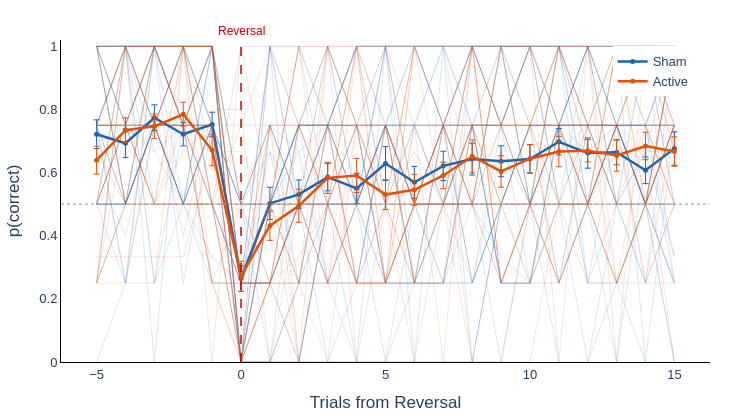
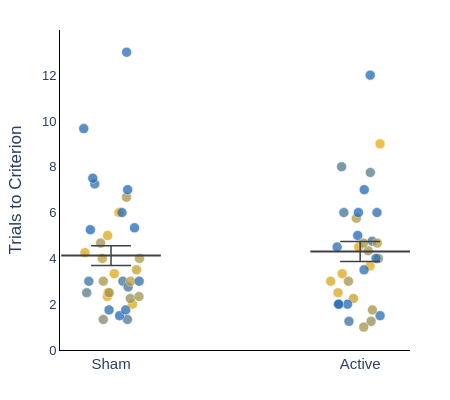

The code cell stored with these charts, in order, in its notebook:
### Markdown cell above
---
## 5. Reversal Learning Analysis

### Code cell
# Reversal-locked accuracy and trials to criterion
rev_results = run_reversal_analysis(data, data_clean, conditions=['sham', 'active'])

### Figure 1 — Plotly figure (JSON) as saved in the notebook; plotly's stock layout.template omitted (floating-point values rounded to 4 significant figures)
{"data": [{"hoverinfo": "text+y", "line": {"color": "#1565C0", "width": 0.8}, "mode": "lines", "opacity": 0.2, "showlegend": false, "text": "sub-10369 (sham)", "type": "scatter", "x": [-5, -4, -3, -2, -1, 0, 1, 2, 3, 4, 5, 6, 7, 8, 9, 10, 11, 12, 13, 14, 15], "y": [0.5, 0.5, 0.75, 0.5, 1, 0.25, 1, 0.5, 0.5, 0.5, 0.5, 0.5, 0.75, 0.5, 0.3333, 0.25, 0.25, 0.5, 0, 0.6667, 0.3333]}, {"hoverinfo": "text+y", "line": {"color": "#1565C0", "width": 0.8}, "mode": "lines", "opacity": 0.2, "showlegend": false, "text": "sub-10418 (sham)", "type": "scatter", "x": [-5, -4, -3, -2, -1, 0, 1, 2, 3, 4, 5, 6, 7, 8, 9, 10, 11, 12, 13, 14, 15], "y": [0.5, 0.5, 0.75, 0.75, 0.25, 0.25, 0.25, 0.5, 0.5, 0.25, 0.75, 0.5, 0.75, 1, 0.75, 0.5, 0.75, 0.75, 0.5, 0.25, 0.5]}, {"hoverinfo": "text+y", "line": {"color": "#1565C0", "width": 0.8}, "mode": "lines", "opacity": 0.2, "showlegend": false, "text": "sub-10541 (sham)", "type": "scatter", "x": [-5, -4, -3, -2, -1, 0, 1, 2, 3, 4, 5, 6, 7, 8, 9, 10, 11, 12, 13, 14, 15], "y": [0.5, 0.75, 0.6667, 0.75, 1, 0, 0.75, 0.6667, 0.75, 1, 0.5, 0.75, 0.5, 0.5, 0.25, 0.25, 0.6667, 0.75, 0.5, 0.6667, 1]}, {"hoverinfo": "text+y", "line": {"color": "#1565C0", "width": 0.8}, "mode": "lines", "opacity": 0.2, "showlegend": false, "text": "sub-10559 (sham)", "type": "scatter", "x": [-5, -4, -3, -2, -1, 0, 1, 2, 3, 4, 5, 6, 7, 8, 9, 10, 11, 12, 13, 14, 15], "y": [0.75, 0.75, 1, 0.75, 0.75, 0, 0.25, 0.25, 0.25, 0.5, 0.75, 0.75, 0.5, 0.5, 0.5, 0.75, 0.75, 0.25, 0.5, 0.5, 1]}, {"hoverinfo": "text+y", "line": {"color": "#1565C0", "width": 0.8}, "mode": "lines", "opacity": 0.2, "showlegend": false, "text": "sub-10589 (sham)", "type": "scatter", "x": [-5, -4, -3, -2, -1, 0, 1, 2, 3, 4, 5, 6, 7, 8, 9, 10, 11, 12, 13, 14, 15], "y": [0.75, 1, 0.75, 1, 1, 0, 0.5, 0.75, 0.75, 1, 1, 1, 1, 0.75, 0.75, 0.5, 0.75, 1, 1, 0.75, 0.75]}, {"hoverinfo": "text+y", "line": {"color": "#1565C0", "width": 0.8}, "mode": "lines", "opacity": 0.2, "showlegend": false, "text": "sub-10590 (sham)", "type": "scatter", "x": [-5, -4, -3, -2, -1, 0, 1, 2, 3, 4, 5, 6, 7, 8, 9, 10, 11, 12, 13, 14, 15], "y": [1, 0.5, 0.75, 0.75, 1, 0.5, 0.5, 0.75, 0.5, 0.5, 0.25, 0.25, 0.25, 0.75, 0.25, 0.25, 0.75, 0.75, 0.75, 0.5, 0.25]}, {"hoverinfo": "text+y", "line": {"color": "#1565C0", "width": 0.8}, "mode": "lines", "opacity": 0.2, "showlegend": false, "text": "sub-10606 (sham)", "type": "scatter", "x": [-5, -4, -3, -2, -1, 0, 1, 2, 3, 4, 5, 6, 7, 8, 9, 10, 11, 12, 13, 14, 15], "y": [1, 1, 0, 1, 0.5, 1, 1, 0, 0.5, 0, 1, 0, 1, 0, 0.5, 0.5, 0, 0, 0.5, 1, 0.5]}, {"hoverinfo": "text+y", "line": {"color": "#1565C0", "width": 0.8}, "mode": "lines", "opacity": 0.2, "showlegend": false, "text": "sub-10608 (sham)", "type": "scatter", "x": [-5, -4, -3, -2, -1, 0, 1, 2, 3, 4, 5, 6, 7, 8, 9, 10, 11, 12, 13, 14, 15], "y": [1, 0.75, 1, 0.75, 0.5, 0.25, 0.5, 0.75, 0.75, 0.5, 0.5, 0.75, 1, 0.75, 0.25, 0.25, 0.75, 1, 0.75, 0.75, 0.3333]}, {"hoverinfo": "text+y", "line": {"color": "#1565C0", "width": 0.8}, "mode": "lines", "opacity": 0.2, "showlegend": false, "text": "sub-10636 (sham)", "type": "scatter", "x": [-5, -4, -3, -2, -1, 0, 1, 2, 3, 4, 5, 6, 7, 8, 9, 10, 11, 12, 13, 14, 15], "y": [1, 0.75, 1, 0.75, 0.75, 0, 0.5, 0.75, 0.75, 0.75, 0.75, 0.75, 0.75, 1, 1, 1, 1, 1, 0.75, 0.75, 1]}, {"hoverinfo": "text+y", "line": {"color": "#1565C0", "width": 0.8}, "mode": "lines", "opacity": 0.2, "showlegend": false, "text": "sub-10638 (sham)", "type": "scatter", "x": [-5, -4, -3, -2, -1, 0, 1, 2, 3, 4, 5, 6, 7, 8, 9, 10, 11, 12, 13, 14, 15], "y": [0.5, 1, 0.25, 0.5, 0.75, 0.5, 0, 0.75, 1, 0.5, 0.75, 0.5, 0.5, 0.75, 0.25, 0.25, 0.5, 0, 0.25, 0.5, 0.25]}, {"hoverinfo": "text+y", "line": {"color": "#1565C0", "width": 0.8}, "mode": "lines", "opacity": 0.2, "showlegend": false, "text": "sub-10641 (sham)", "type": "scatter", "x": [-5, -4, -3, -2, -1, 0, 1, 2, 3, 4, 5, 6, 7, 8, 9, 10, 11, 12, 13, 14, 15], "y": [0.5, 0.5, 1, 0.75, 0.75, 0, 0.5, 0.75, 0.75, 0.75, 0.75, 0.25, 0.75, 0.75, 0.75, 1, 0.5, 0.5, 0.75, 0.5, 1]}, {"hoverinfo": "text+y", "line": {"color": "#1565C0", "width": 0.8}, "mode": "lines", "opacity": 0.2, "showlegend": false, "text": "sub-10649 (sham)", "type": "scatter", "x": [-5, -4, -3, -2, -1, 0, 1, 2, 3, 4, 5, 6, 7, 8, 9, 10, 11, 12, 13, 14, 15], "y": [0, 0.25, 0.25, 0.75, 0.75, 0.25, 0.5, 0.25, 0.75, 0.5, 1, 1, 1, 1, 1, 0.75, 0.75, 0.75, 0.75, 0.75, 0.75]}, {"hoverinfo": "text+y", "line": {"color": "#1565C0", "width": 0.8}, "mode": "lines", "opacity": 0.2, "showlegend": false, "text": "sub-10656 (sham)", "type": "scatter", "x": [-5, -4, -3, -2, -1, 0, 1, 2, 3, 4, 5, 6, 7, 8, 9, 10, 11, 12, 13, 14, 15], "y": [0.75, 0.25, 1, 1, 0.5, 0, 1, 0.75, 1, 0.75, 0.75, 1, 0.75, 0.75, 1, 0.5, 0.5, 0.5, 0.75, 0.75, 0.75]}, {"hoverinfo": "text+y", "line": {"color": "#1565C0", "width": 0.8}, "mode": "lines", "opacity": 0.2, "showlegend": false, "text": "sub-10661 (sham)", "type": "scatter", "x": [-5, -4, -3, -2, -1, 0, 1, 2, 3, 4, 5, 6, 7, 8, 9, 10, 11, 12, 13, 14, 15], "y": [0.75, 0.5, 0.75, 1, 0.75, 0.5, 0.75, 0.5, 0.75, 1, 1, 0.5, 0.75, 0.75, 0.75, 0.75, 0.75, 1, 0.75, 0.5, 0.75]}, {"hoverinfo": "text+y", "line": {"color": "#1565C0", "width": 0.8}, "mode": "lines", "opacity": 0.2, "showlegend": false, "text": "sub-10716 (sham)", "type": "scatter", "x": [-5, -4, -3, -2, -1, 0, 1, 2, 3, 4, 5, 6, 7, 8, 9, 10, 11, 12, 13, 14, 15], "y": [1, 1, 0.75, 0.5, 0.75, 0.25, 0.25, 0.5, 0, 0.25, 0.25, 0.25, 0.5, 0.25, 0.5, 0.75, 0.75, 0.75, 0.5, 0.5, 0.25]}, {"hoverinfo": "text+y", "line": {"color": "#1565C0", "width": 0.8}, "mode": "lines", "opacity": 0.2, "showlegend": false, "text": "sub-10804 (sham)", "type": "scatter", "x": [-5, -4, -3, -2, -1, 0, 1, 2, 3, 4, 5, 6, 7, 8, 9, 10, 11, 12, 13, 14, 15], "y": [0.75, 1, 0.6667, 0.5, 0.75, 0.5, 0.5, 0.6667, 0.25, 0.25, 0.75, 0.5, 0.5, 1, 1, 1, 0.5, 1, 0.5, 0.25, 1]}, {"hoverinfo": "text+y", "line": {"color": "#1565C0", "width": 0.8}, "mode": "lines", "opacity": 0.2, "showlegend": false, "text": "sub-10809 (sham)", "type": "scatter", "x": [-5, -4, -3, -2, -1, 0, 1, 2, 3, 4, 5, 6, 7, 8, 9, 10, 11, 12, 13, 14, 15], "y": [0.5, 0.75, 0.75, 0.5, 0.3333, 0.25, 0.6667, 0.5, 1, 0.5, 1, 0.25, 0.75, 0.25, 0.6667, 0.5, 0.75, 0.75, 0.75, 0.5, 1]}, {"hoverinfo": "text+y", "line": {"color": "#1565C0", "width": 0.8}, "mode": "lines", "opacity": 0.2, "showlegend": false, "text": "sub-10810 (sham)", "type": "scatter", "x": [-5, -4, -3, -2, -1, 0, 1, 2, 3, 4, 5, 6, 7, 8, 9, 10, 11, 12, 13, 14, 15], "y": [1, 1, 1, 1, 1, 0.25, 0.25, 0, 0.5, 0.5, 0.75, 0.75, 0.75, 1, 1, 1, 1, 0.5, 0.75, 1, 1]}, {"hoverinfo": "text+y", "line": {"color": "#1565C0", "width": 0.8}, "mode": "lines", "opacity": 0.2, "showlegend": false, "text": "sub-10862 (sham)", "type": "scatter", "x": [-5, -4, -3, -2, -1, 0, 1, 2, 3, 4, 5, 6, 7, 8, 9, 10, 11, 12, 13, 14, 15], "y": [1, 1, 1, 0.5, 0.75, 0.5, 0.75, 0.5, 0.5, 0.5, 0.75, 1, 0.75, 0.5, 1, 0.5, 0.75, 0.75, 0.75, 0.5, 0.75]}, {"hoverinfo": "text+y", "line": {"color": "#1565C0", "width": 0.8}, "mode": "lines", "opacity": 0.2, "showlegend": false, "text": "sub-10866 (sham)", "type": "scatter", "x": [-5, -4, -3, -2, -1, 0, 1, 2, 3, 4, 5, 6, 7, 8, 9, 10, 11, 12, 13, 14, 15], "y": [0.5, 0.5, 0.75, 0.5, 1, 0.5, 0.25, 0.5, 0.25, 0, 0, 0.25, 0.25, 0.25, 0.5, 0.5, 0.5, 0.75, 0.75, 0.5, 0]}, {"hoverinfo": "text+y", "line": {"color": "#1565C0", "width": 0.8}, "mode": "lines", "opacity": 0.2, "showlegend": false, "text": "sub-10886 (sham)", "type": "scatter", "x": [-5, -4, -3, -2, -1, 0, 1, 2, 3, 4, 5, 6, 7, 8, 9, 10, 11, 12, 13, 14, 15], "y": [1, 0.5, 0.75, 0.75, 1, 0, 0, 0.25, 0.5, 0.75, 0.25, 0.25, 0.25, 1, 0.75, 1, 0.75, 0.25, 0.75, 0.5, 0.5]}, {"hoverinfo": "text+y", "line": {"color": "#1565C0", "width": 0.8}, "mode": "lines", "opacity": 0.2, "showlegend": false, "text": "sub-10898 (sham)", "type": "scatter", "x": [-5, -4, -3, -2, -1, 0, 1, 2, 3, 4, 5, 6, 7, 8, 9, 10, 11, 12, 13, 14, 15], "y": [1, 1, 1, 1, 1, 0, 0, 0, 0.5, 0.5, 1, 1, 1, 1, 1, 1, 1, 0.5, 1, 0, 0]}, {"hoverinfo": "text+y", "line": {"color": "#1565C0", "width": 0.8}, "mode": "lines", "opacity": 0.2, "showlegend": false, "text": "sub-10950 (sham)", "type": "scatter", "x": [-5, -4, -3, -2, -1, 0, 1, 2, 3, 4, 5, 6, 7, 8, 9, 10, 11, 12, 13, 14, 15], "y": [0.25, 1, 1, 1, 1, 0.25, 0.25, 0.75, 0.75, 0.75, 0.75, 0.75, 1, 1, 0.75, 1, 1, 1, 1, 1, 1]}, {"hoverinfo": "text+y", "line": {"color": "#1565C0", "width": 0.8}, "mode": "lines", "opacity": 0.2, "showlegend": false, "text": "sub-10951 (sham)", "type": "scatter", "x": [-5, -4, -3, -2, -1, 0, 1, 2, 3, 4, 5, 6, 7, 8, 9, 10, 11, 12, 13, 14, 15], "y": [0.5, 0.5, 0.5, 0.5, 0.75, 0.75, 0.75, 0.5, 0.75, 0.5, 0, 0.5, 0.25, 0.75, 0.25, 0.5, 1, 0.25, 0.25, 0.5, 0.75]}, {"hoverinfo": "text+y", "line": {"color": "#1565C0", "width": 0.8}, "mode": "lines", "opacity": 0.2, "showlegend": false, "text": "sub-10998 (sham)", "type": "scatter", "x": [-5, -4, -3, -2, -1, 0, 1, 2, 3, 4, 5, 6, 7, 8, 9, 10, 11, 12, 13, 14, 15], "y": [0.25, 0.5, 1, 1, 0.75, 0.5, 0.6667, 0.25, 0.75, 0.25, 0.5, 0.6667, 0.5, 0.75, 0.75, 0.75, 0.75, 1, 0.75, 0.75, 0.25]}, {"hoverinfo": "text+y", "line": {"color": "#1565C0", "width": 0.8}, "mode": "lines", "opacity": 0.2, "showlegend": false, "text": "sub-11016 (sham)", "type": "scatter", "x": [-5, -4, -3, -2, -1, 0, 1, 2, 3, 4, 5, 6, 7, 8, 9, 10, 11, 12, 13, 14, 15], "y": [0.5, 0.25, 0.75, 0.75, 0.75, 0.25, 0.25, 0.5, 0.25, 0.25, 0.75, 0.75, 0.75, 0.25, 0.5, 0.75, 1, 0.6667, 0.75, 0.75, 0.75]}, {"hoverinfo": "text+y", "line": {"color": "#1565C0", "width": 0.8}, "mode": "lines", "opacity": 0.2, "showlegend": false, "text": "sub-11030 (sham)", "type": "scatter", "x": [-5, -4, -3, -2, -1, 0, 1, 2, 3, 4, 5, 6, 7, 8, 9, 10, 11, 12, 13, 14, 15], "y": [0.75, 1, 0.5, 0.5, 0.5, 0.5, 0.5, 0.75, 0.75, 0.75, 1, 1, 0.75, 0.75, 0.75, 1, 1, 1, 1, 1, 1]}, {"hoverinfo": "text+y", "line": {"color": "#1565C0", "width": 0.8}, "mode": "lines", "opacity": 0.2, "showlegend": false, "text": "sub-11286 (sham)", "type": "scatter", "x": [-5, -4, -3, -2, -1, 0, 1, 2, 3, 4, 5, 6, 7, 8, 9, 10, 11, 12, 13, 14, 15], "y": [1, 1, 1, 0.75, 1, 0, 0, 0, 0, 0, 0, 0, 0, 0, 0.5, 0.5, 1, 0.75, 0.75, 0.75, 1]}, {"hoverinfo": "text+y", "line": {"color": "#1565C0", "width": 0.8}, "mode": "lines", "opacity": 0.2, "showlegend": false, "text": "sub-11318 (sham)", "type": "scatter", "x": [-5, -4, -3, -2, -1, 0, 1, 2, 3, 4, 5, 6, 7, 8, 9, 10, 11, 12, 13, 14, 15], "y": [0.75, 0.75, 0.75, 0.5, 0.25, 0.25, 1, 1, 0.5, 0.5, 0.75, 0.5, 0.5, 0.5, 0.5, 0.75, 0.75, 0.5, 0.75, 0.5, 0.75]}, {"hoverinfo": "text+y", "line": {"color": "#1565C0", "width": 0.8}, "mode": "lines", "opacity": 0.2, "showlegend": false, "text": "sub-11329 (sham)", "type": "scatter", "x": [-5, -4, -3, -2, -1, 0, 1, 2, 3, 4, 5, 6, 7, 8, 9, 10, 11, 12, 13, 14, 15], "y": [0.5, 0.5, 0.75, 1, 1, 0, 0.5, 0.5, 0.75, 0.75, 0.25, 0.25, 0.5, 0.75, 0.25, 0.5, 0.5, 0.5, 0.5, 0.6667, 0.75]}, {"hoverinfo": "text+y", "line": {"color": "#1565C0", "width": 0.8}, "mode": "lines", "opacity": 0.2, "showlegend": false, "text": "sub-11526 (sham)", "type": "scatter", "x": [-5, -4, -3, -2, -1, 0, 1, 2, 3, 4, 5, 6, 7, 8, 9, 10, 11, 12, 13, 14, 15], "y": [1, 1, 1, 1, 0.75, 0.25, 0.5, 0.75, 0.75, 1, 1, 1, 1, 1, 1, 0.5, 0.75, 0.75, 1, 1, 1]}, {"hoverinfo": "text+y", "line": {"color": "#1565C0", "width": 0.8}, "mode": "lines", "opacity": 0.2, "showlegend": false, "text": "sub-11563 (sham)", "type": "scatter", "x": [-5, -4, -3, -2, -1, 0, 1, 2, 3, 4, 5, 6, 7, 8, 9, 10, 11, 12, 13, 14, 15], "y": [1, 0.5, 0.75, 0.75, 0.5, 0.25, 1, 0.5, 0.5, 0.75, 0.25, 0.5, 0.5, 0.5, 0, 0.5, 0.25, 0.5, 0.25, 0, 0.75]}, {"hoverinfo": "text+y", "line": {"color": "#1565C0", "width": 0.8}, "mode": "lines", "opacity": 0.2, "showlegend": false, "text": "sub-11628 (sham)", "type": "scatter", "x": [-5, -4, -3, -2, -1, 0, 1, 2, 3, 4, 5, 6, 7, 8, 9, 10, 11, 12, 13, 14, 15], "y": [0.75, 0.25, 1, 0.25, 0.75, 0, 0.75, 0.75, 0.25, 0.5, 0.25, 0.5, 0.5, 0.5, 0.75, 0.25, 0.75, 0.5, 0.75, 0.5, 0.5]}, {"hoverinfo": "text+y", "line": {"color": "#1565C0", "width": 0.8}, "mode": "lines", "opacity": 0.2, "showlegend": false, "text": "sub-11631 (sham)", "type": "scatter", "x": [-5, -4, -3, -2, -1, 0, 1, 2, 3, 4, 5, 6, 7, 8, 9, 10, 11, 12, 13, 14, 15], "y": [0.75, 0.5, 0.75, 0.5, 1, 0.25, 0.5, 1, 0.75, 0.5, 0.75, 0.5, 0.25, 0.5, 1, 1, 0.75, 1, 0.5, 0.5, 0.5]}, {"hoverinfo": "text+y", "line": {"color": "#1565C0", "width": 0.8}, "mode": "lines", "opacity": 0.2, "showlegend": false, "text": "sub-11773 (sham)", "type": "scatter", "x": [-5, -4, -3, -2, -1, 0, 1, 2, 3, 4, 5, 6, 7, 8, 9, 10, 11, 12, 13, 14, 15], "y": [1, 0.75, 0.75, 0.5, 0.5, 0.25, 0.25, 0.5, 0.75, 1, 0.75, 0.25, 0.25, 0.25, 0.5, 0.75, 0.25, 0.75, 0.75, 0.75, 1]}, {"error_y": {"array": [0.04557, 0.04478, 0.04093, 0.03663, 0.03888, 0.04092, 0.05119, 0.04546, 0.04341, 0.04785, 0.05362, 0.05061, 0.04626, 0.05051, 0.04892, 0.04501, 0.04199, 0.04794, 0.03962, 0.0422, 0.05301], "color": "#1565C0", "thickness": 1, "type": "data", "visible": true, "width": 3}, "hovertemplate": "Trial %{x}: %{y:.3f}<extra>Sham</extra>", "line": {"color": "#1565C0", "width": 2.5}, "marker": {"color": "#1565C0", "size": 5}, "mode": "lines+markers", "name": "Sham", "type": "scatter", "x": [-5, -4, -3, -2, -1, 0, 1, 2, 3, 4, 5, 6, 7, 8, 9, 10, 11, 12, 13, 14, 15], "y": [0.7214, 0.6929, 0.7738, 0.7214, 0.7524, 0.2643, 0.5024, 0.531, 0.5857, 0.55, 0.6286, 0.569, 0.6214, 0.6429, 0.6357, 0.6429, 0.6976, 0.6619, 0.6643, 0.6071, 0.6762]}, {"hoverinfo": "text+y", "line": {"color": "#E65100", "width": 0.8}, "mode": "lines", "opacity": 0.2, "showlegend": false, "text": "sub-10369 (active)", "type": "scatter", "x": [-5, -4, -3, -2, -1, 0, 1, 2, 3, 4, 5, 6, 7, 8, 9, 10, 11, 12, 13, 14, 15], "y": [0.25, 1, 0.25, 1, 1, 0.5, 0.75, 0, 0.5, 0.75, 0.25, 0.75, 0, 1, 0.25, 0.25, 0.5, 0.5, 0.5, 1, 0.25]}, {"hoverinfo": "text+y", "line": {"color": "#E65100", "width": 0.8}, "mode": "lines", "opacity": 0.2, "showlegend": false, "text": "sub-10418 (active)", "type": "scatter", "x": [-5, -4, -3, -2, -1, 0, 1, 2, 3, 4, 5, 6, 7, 8, 9, 10, 11, 12, 13, 14, 15], "y": [0.5, 1, 1, 1, 0, 1, 0.5, 1, 1, 0, 0.5, 0, 0.5, 0, 0, 0.5, 0.5, 0.5, 0.5, 0.5, 0]}, {"hoverinfo": "text+y", "line": {"color": "#E65100", "width": 0.8}, "mode": "lines", "opacity": 0.2, "showlegend": false, "text": "sub-10541 (active)", "type": "scatter", "x": [-5, -4, -3, -2, -1, 0, 1, 2, 3, 4, 5, 6, 7, 8, 9, 10, 11, 12, 13, 14, 15], "y": [0.5, 0.5, 0.75, 1, 0.75, 0, 0.25, 0.75, 0.75, 0.5, 0.75, 0.25, 0.25, 0.75, 0.75, 1, 0.75, 0.6667, 0.6667, 0.6667, 0.6667]}, {"hoverinfo": "text+y", "line": {"color": "#E65100", "width": 0.8}, "mode": "lines", "opacity": 0.2, "showlegend": false, "text": "sub-10559 (active)", "type": "scatter", "x": [-5, -4, -3, -2, -1, 0, 1, 2, 3, 4, 5, 6, 7, 8, 9, 10, 11, 12, 13, 14, 15], "y": [0.6667, 0.5, 0.5, 0.6667, 0.75, 0, 0.75, 0.5, 0.5, 0.25, 0.75, 0.25, 0.5, 0.5, 0.5, 0.75, 0.75, 0.75, 0.75, 0.5, 1]}, {"hoverinfo": "text+y", "line": {"color": "#E65100", "width": 0.8}, "mode": "lines", "opacity": 0.2, "showlegend": false, "text": "sub-10589 (active)", "type": "scatter", "x": [-5, -4, -3, -2, -1, 0, 1, 2, 3, 4, 5, 6, 7, 8, 9, 10, 11, 12, 13, 14, 15], "y": [1, 1, 1, 1, 1, 0, 0, 0.25, 0, 0.75, 0.75, 0.25, 0.25, 0.75, 0.75, 0.75, 1, 0.75, 0.75, 1, 0.75]}, {"hoverinfo": "text+y", "line": {"color": "#E65100", "width": 0.8}, "mode": "lines", "opacity": 0.2, "showlegend": false, "text": "sub-10590 (active)", "type": "scatter", "x": [-5, -4, -3, -2, -1, 0, 1, 2, 3, 4, 5, 6, 7, 8, 9, 10, 11, 12, 13, 14, 15], "y": [0.75, 1, 0.75, 0.75, 0.75, 0.25, 0.25, 0.25, 0.75, 0.75, 0.5, 0.5, 0.5, 0.5, 0.5, 0.5, 0.75, 0.5, 0.6667, 0.75, 0.75]}, {"hoverinfo": "text+y", "line": {"color": "#E65100", "width": 0.8}, "mode": "lines", "opacity": 0.2, "showlegend": false, "text": "sub-10606 (active)", "type": "scatter", "x": [-5, -4, -3, -2, -1, 0, 1, 2, 3, 4, 5, 6, 7, 8, 9, 10, 11, 12, 13, 14, 15], "y": [0.5, 0.75, 0.5, 0.5, 0.5, 0.5, 0.75, 0.25, 0.5, 0.25, 0.25, 0.5, 0.75, 0, 0.5, 0.25, 0.5, 0.5, 0.25, 0.5, 0.75]}, {"hoverinfo": "text+y", "line": {"color": "#E65100", "width": 0.8}, "mode": "lines", "opacity": 0.2, "showlegend": false, "text": "sub-10608 (active)", "type": "scatter", "x": [-5, -4, -3, -2, -1, 0, 1, 2, 3, 4, 5, 6, 7, 8, 9, 10, 11, 12, 13, 14, 15], "y": [0.5, 0.75, 0.75, 0.5, 0.5, 0, 0.5, 1, 0.75, 0.25, 0.25, 0.5, 0.75, 0.5, 0.5, 0.25, 0.75, 0.5, 1, 1, 0.6667]}, {"hoverinfo": "text+y", "line": {"color": "#E65100", "width": 0.8}, "mode": "lines", "opacity": 0.2, "showlegend": false, "text": "sub-10636 (active)", "type": "scatter", "x": [-5, -4, -3, -2, -1, 0, 1, 2, 3, 4, 5, 6, 7, 8, 9, 10, 11, 12, 13, 14, 15], "y": [0.75, 0.75, 1, 1, 0.5, 0.5, 0.5, 0.75, 1, 1, 1, 1, 1, 1, 1, 1, 1, 1, 1, 1, 1]}, {"hoverinfo": "text+y", "line": {"color": "#E65100", "width": 0.8}, "mode": "lines", "opacity": 0.2, "showlegend": false, "text": "sub-10638 (active)", "type": "scatter", "x": [-5, -4, -3, -2, -1, 0, 1, 2, 3, 4, 5, 6, 7, 8, 9, 10, 11, 12, 13, 14, 15], "y": [1, 0.75, 0.75, 1, 1, 0, 0, 0.25, 0.25, 0.25, 0.25, 0.5, 0.75, 0.5, 0.5, 0.5, 0.5, 0.5, 0.75, 0.6667, 0]}, {"hoverinfo": "text+y", "line": {"color": "#E65100", "width": 0.8}, "mode": "lines", "opacity": 0.2, "showlegend": false, "text": "sub-10641 (active)", "type": "scatter", "x": [-5, -4, -3, -2, -1, 0, 1, 2, 3, 4, 5, 6, 7, 8, 9, 10, 11, 12, 13, 14, 15], "y": [0.75, 0.75, 1, 0.75, 0.25, 0.5, 0.5, 0.5, 0.75, 1, 0.75, 0.5, 0.5, 0.75, 0.5, 0.75, 1, 0.75, 0.5, 0.75, 0.5]}, {"hoverinfo": "text+y", "line": {"color": "#E65100", "width": 0.8}, "mode": "lines", "opacity": 0.2, "showlegend": false, "text": "sub-10649 (active)", "type": "scatter", "x": [-5, -4, -3, -2, -1, 0, 1, 2, 3, 4, 5, 6, 7, 8, 9, 10, 11, 12, 13, 14, 15], "y": [0.75, 0.75, 0.5, 0.75, 0.75, 0.25, 0.75, 0.75, 0.5, 0.25, 0.25, 0.25, 0.5, 0.5, 1, 0.75, 0.5, 0.75, 0.25, 0.5, 1]}, {"hoverinfo": "text+y", "line": {"color": "#E65100", "width": 0.8}, "mode": "lines", "opacity": 0.2, "showlegend": false, "text": "sub-10656 (active)", "type": "scatter", "x": [-5, -4, -3, -2, -1, 0, 1, 2, 3, 4, 5, 6, 7, 8, 9, 10, 11, 12, 13, 14, 15], "y": [0.75, 0.75, 0.5, 0.5, 0.75, 0.25, 0.75, 0.75, 0.75, 0.75, 0.75, 0.5, 0.75, 0.25, 0.75, 0.5, 0.75, 1, 0.25, 0.5, 0.75]}, {"hoverinfo": "text+y", "line": {"color": "#E65100", "width": 0.8}, "mode": "lines", "opacity": 0.2, "showlegend": false, "text": "sub-10661 (active)", "type": "scatter", "x": [-5, -4, -3, -2, -1, 0, 1, 2, 3, 4, 5, 6, 7, 8, 9, 10, 11, 12, 13, 14, 15], "y": [0.75, 0.75, 0.5, 1, 1, 0.25, 0.5, 1, 1, 0.75, 0.5, 0.5, 0.5, 0.75, 0.75, 0.75, 1, 1, 1, 1, 0.75]}, {"hoverinfo": "text+y", "line": {"color": "#E65100", "width": 0.8}, "mode": "lines", "opacity": 0.2, "showlegend": false, "text": "sub-10804 (active)", "type": "scatter", "x": [-5, -4, -3, -2, -1, 0, 1, 2, 3, 4, 5, 6, 7, 8, 9, 10, 11, 12, 13, 14, 15], "y": [1, 1, 1, 1, 1, 0.5, 0.5, 0.5, 0.5, 1, 1, 0.5, 0.5, 0.5, 1, 1, 0, 1, 0, 1, 0.5]}, {"hoverinfo": "text+y", "line": {"color": "#E65100", "width": 0.8}, "mode": "lines", "opacity": 0.2, "showlegend": false, "text": "sub-10809 (active)", "type": "scatter", "x": [-5, -4, -3, -2, -1, 0, 1, 2, 3, 4, 5, 6, 7, 8, 9, 10, 11, 12, 13, 14, 15], "y": [0.75, 1, 0.75, 1, 0.6667, 0, 0.25, 0.3333, 0.5, 1, 0.5, 1, 0.5, 0.75, 0.5, 0.5, 1, 0.6667, 0.75, 1, 0.6667]}, {"hoverinfo": "text+y", "line": {"color": "#E65100", "width": 0.8}, "mode": "lines", "opacity": 0.2, "showlegend": false, "text": "sub-10810 (active)", "type": "scatter", "x": [-5, -4, -3, -2, -1, 0, 1, 2, 3, 4, 5, 6, 7, 8, 9, 10, 11, 12, 13, 14, 15], "y": [1, 0.5, 0.75, 0.75, 0.5, 0.25, 0.5, 0.25, 1, 0.75, 1, 0.75, 0.75, 1, 0.25, 0.5, 0.75, 0.75, 0.5, 0.5, 0.5]}, {"hoverinfo": "text+y", "line": {"color": "#E65100", "width": 0.8}, "mode": "lines", "opacity": 0.2, "showlegend": false, "text": "sub-10862 (active)", "type": "scatter", "x": [-5, -4, -3, -2, -1, 0, 1, 2, 3, 4, 5, 6, 7, 8, 9, 10, 11, 12, 13, 14, 15], "y": [0.25, 1, 0.75, 1, 0.25, 0, 0.25, 0.75, 0.5, 1, 0.25, 1, 0.75, 1, 0.25, 0.5, 1, 0.75, 0.75, 0.75, 0.5]}, {"hoverinfo": "text+y", "line": {"color": "#E65100", "width": 0.8}, "mode": "lines", "opacity": 0.2, "showlegend": false, "text": "sub-10866 (active)", "type": "scatter", "x": [-5, -4, -3, -2, -1, 0, 1, 2, 3, 4, 5, 6, 7, 8, 9, 10, 11, 12, 13, 14, 15], "y": [0.75, 0.75, 1, 0.75, 0.5, 0.25, 0.25, 0.5, 0.75, 0.25, 0.5, 0.5, 0.75, 0.5, 0.6667, 0.75, 0.75, 0.5, 0.25, 0.75, 0.75]}, {"hoverinfo": "text+y", "line": {"color": "#E65100", "width": 0.8}, "mode": "lines", "opacity": 0.2, "showlegend": false, "text": "sub-10886 (active)", "type": "scatter", "x": [-5, -4, -3, -2, -1, 0, 1, 2, 3, 4, 5, 6, 7, 8, 9, 10, 11, 12, 13, 14, 15], "y": [0.75, 1, 1, 1, 1, 0.25, 0.5, 0.5, 1, 1, 1, 0.5, 0.5, 0.75, 0.75, 0.5, 0.25, 0.75, 1, 0.5, 0.75]}, {"hoverinfo": "text+y", "line": {"color": "#E65100", "width": 0.8}, "mode": "lines", "opacity": 0.2, "showlegend": false, "text": "sub-10950 (active)", "type": "scatter", "x": [-5, -4, -3, -2, -1, 0, 1, 2, 3, 4, 5, 6, 7, 8, 9, 10, 11, 12, 13, 14, 15], "y": [0.75, 0.75, 0.75, 0.5, 0.5, 0, 0.25, 0.5, 0.25, 0.5, 0.75, 0.5, 0.5, 0.5, 0.25, 0.5, 0.25, 0.5, 0.75, 0.25, 0.25]}, {"hoverinfo": "text+y", "line": {"color": "#E65100", "width": 0.8}, "mode": "lines", "opacity": 0.2, "showlegend": false, "text": "sub-10951 (active)", "type": "scatter", "x": [-5, -4, -3, -2, -1, 0, 1, 2, 3, 4, 5, 6, 7, 8, 9, 10, 11, 12, 13, 14, 15], "y": [0.6, 0.4, 0.8, 0.4, 0.8, 0.8, 0, 0.5, 0.25, 1, 0.25, 0.5, 0.5, 0.5, 0.75, 0.75, 0.25, 0.5, 0.25, 0.25, 0.5]}, {"hoverinfo": "text+y", "line": {"color": "#E65100", "width": 0.8}, "mode": "lines", "opacity": 0.2, "showlegend": false, "text": "sub-10998 (active)", "type": "scatter", "x": [-5, -4, -3, -2, -1, 0, 1, 2, 3, 4, 5, 6, 7, 8, 9, 10, 11, 12, 13, 14, 15], "y": [0.75, 0.5, 1, 0.75, 1, 0, 0.5, 0, 0.5, 0.25, 0.25, 0.5, 0.5, 1, 0.75, 1, 0.75, 0.75, 0.75, 0.5, 0.75]}, {"hoverinfo": "text+y", "line": {"color": "#E65100", "width": 0.8}, "mode": "lines", "opacity": 0.2, "showlegend": false, "text": "sub-11016 (active)", "type": "scatter", "x": [-5, -4, -3, -2, -1, 0, 1, 2, 3, 4, 5, 6, 7, 8, 9, 10, 11, 12, 13, 14, 15], "y": [0.25, 0.25, 0.75, 0.75, 0.25, 0, 1, 0.75, 0.75, 0.75, 0.5, 0.25, 0.75, 0.75, 1, 0.5, 1, 0.75, 0.75, 1, 0.75]}, {"hoverinfo": "text+y", "line": {"color": "#E65100", "width": 0.8}, "mode": "lines", "opacity": 0.2, "showlegend": false, "text": "sub-11030 (active)", "type": "scatter", "x": [-5, -4, -3, -2, -1, 0, 1, 2, 3, 4, 5, 6, 7, 8, 9, 10, 11, 12, 13, 14, 15], "y": [0.5, 1, 0.75, 0.75, 0.75, 0.25, 0.25, 0.25, 0.25, 0.75, 0.75, 0.5, 0.75, 0.5, 0.5, 0.5, 0.5, 0.25, 0.25, 0.5, 0.75]}, {"hoverinfo": "text+y", "line": {"color": "#E65100", "width": 0.8}, "mode": "lines", "opacity": 0.2, "showlegend": false, "text": "sub-11286 (active)", "type": "scatter", "x": [-5, -4, -3, -2, -1, 0, 1, 2, 3, 4, 5, 6, 7, 8, 9, 10, 11, 12, 13, 14, 15], "y": [1, 1, 1, 1, 1, 0, 0, 0, 0, 0, 0, 0, 0, 0, 0, 0, 0.5, 0.5, 1, 1, 1]}, {"hoverinfo": "text+y", "line": {"color": "#E65100", "width": 0.8}, "mode": "lines", "opacity": 0.2, "showlegend": false, "text": "sub-11318 (active)", "type": "scatter", "x": [-5, -4, -3, -2, -1, 0, 1, 2, 3, 4, 5, 6, 7, 8, 9, 10, 11, 12, 13, 14, 15], "y": [0.25, 0.5, 0.5, 1, 1, 0.25, 0.25, 0, 1, 0.75, 0.25, 0.75, 0.5, 1, 0.25, 0.5, 0.25, 0.5, 0.75, 0.25, 0.75]}, {"hoverinfo": "text+y", "line": {"color": "#E65100", "width": 0.8}, "mode": "lines", "opacity": 0.2, "showlegend": false, "text": "sub-11329 (active)", "type": "scatter", "x": [-5, -4, -3, -2, -1, 0, 1, 2, 3, 4, 5, 6, 7, 8, 9, 10, 11, 12, 13, 14, 15], "y": [1, 0.5, 0.5, 0.5, 0.5, 0, 0.5, 0.5, 0.5, 0.5, 0.5, 1, 1, 0.5, 1, 1, 0.5, 0.5, 1, 0.5, 0.5]}, {"hoverinfo": "text+y", "line": {"color": "#E65100", "width": 0.8}, "mode": "lines", "opacity": 0.2, "showlegend": false, "text": "sub-11526 (active)", "type": "scatter", "x": [-5, -4, -3, -2, -1, 0, 1, 2, 3, 4, 5, 6, 7, 8, 9, 10, 11, 12, 13, 14, 15], "y": [0.75, 0.75, 0.5, 0.5, 0.5, 0.5, 0.25, 0.5, 0.5, 0.5, 0.75, 0.75, 0.75, 1, 0.75, 1, 1, 1, 1, 0.75, 0.75]}, {"hoverinfo": "text+y", "line": {"color": "#E65100", "width": 0.8}, "mode": "lines", "opacity": 0.2, "showlegend": false, "text": "sub-11563 (active)", "type": "scatter", "x": [-5, -4, -3, -2, -1, 0, 1, 2, 3, 4, 5, 6, 7, 8, 9, 10, 11, 12, 13, 14, 15], "y": [0.25, 0.75, 0.75, 0.75, 1, 0.25, 0.5, 0.25, 0.75, 0.25, 0.25, 1, 0.75, 0.75, 0.75, 0.75, 0.5, 0.5, 0.75, 0.75, 0.5]}, {"hoverinfo": "text+y", "line": {"color": "#E65100", "width": 0.8}, "mode": "lines", "opacity": 0.2, "showlegend": false, "text": "sub-11628 (active)", "type": "scatter", "x": [-5, -4, -3, -2, -1, 0, 1, 2, 3, 4, 5, 6, 7, 8, 9, 10, 11, 12, 13, 14, 15], "y": [0.5, 0.75, 1, 0.75, 0.25, 0.25, 0.25, 0.75, 0.5, 0.75, 0.5, 0.25, 0.75, 0.75, 0.5, 0.75, 0.75, 0.5, 0.75, 0.5, 1]}, {"hoverinfo": "text+y", "line": {"color": "#E65100", "width": 0.8}, "mode": "lines", "opacity": 0.2, "showlegend": false, "text": "sub-11631 (active)", "type": "scatter", "x": [-5, -4, -3, -2, -1, 0, 1, 2, 3, 4, 5, 6, 7, 8, 9, 10, 11, 12, 13, 14, 15], "y": [0.25, 0.5, 1, 1, 0.5, 0.75, 1, 1, 0.25, 0.5, 0.5, 0.5, 0.5, 1, 0.75, 0.75, 0.75, 0.75, 1, 1, 1]}, {"hoverinfo": "text+y", "line": {"color": "#E65100", "width": 0.8}, "mode": "lines", "opacity": 0.2, "showlegend": false, "text": "sub-11773 (active)", "type": "scatter", "x": [-5, -4, -3, -2, -1, 0, 1, 2, 3, 4, 5, 6, 7, 8, 9, 10, 11, 12, 13, 14, 15], "y": [0.3333, 0.3333, 0.3333, 0.3333, 0.6667, 0.6667, 0.5, 0.5, 0.5, 0.5, 0.5, 1, 1, 1, 1, 1, 1, 1, 0.5, 0.5, 1]}, {"error_y": {"array": [0.04405, 0.03893, 0.03909, 0.03785, 0.04923, 0.04765, 0.04651, 0.05242, 0.04946, 0.0542, 0.04712, 0.04921, 0.04188, 0.05211, 0.04973, 0.0449, 0.04825, 0.03506, 0.04948, 0.04348, 0.04658], "color": "#E65100", "thickness": 1, "type": "data", "visible": true, "width": 3}, "hovertemplate": "Trial %{x}: %{y:.3f}<extra>Active</extra>", "line": {"color": "#E65100", "width": 2.5}, "marker": {"color": "#E65100", "size": 5}, "mode": "lines+markers", "name": "Active", "type": "scatter", "x": [-5, -4, -3, -2, -1, 0, 1, 2, 3, 4, 5, 6, 7, 8, 9, 10, 11, 12, 13, 14, 15], "y": [0.6394, 0.7343, 0.7465, 0.7848, 0.6707, 0.2717, 0.4318, 0.4949, 0.5833, 0.5909, 0.5303, 0.5455, 0.5909, 0.6515, 0.6035, 0.6439, 0.6667, 0.6692, 0.654, 0.6843, 0.6667]}], "layout": {"annotations": [{"font": {"color": "#CC0000", "size": 12}, "showarrow": false, "text": "Reversal", "x": 0, "xanchor": "center", "xref": "x", "y": 1, "yanchor": "bottom", "yref": "y domain"}], "font": {"family": "Arial", "size": 14}, "height": 420, "legend": {"font": {"size": 13}, "x": 0.85, "y": 0.98}, "margin": {"b": 50, "l": 60, "r": 40, "t": 40}, "shapes": [{"line": {"color": "#CC0000", "dash": "dash", "width": 1.5}, "type": "line", "x0": 0, "x1": 0, "xref": "x", "y0": 0, "y1": 1, "yref": "y domain"}, {"line": {"color": "#999999", "dash": "dot", "width": 1}, "type": "line", "x0": 0, "x1": 1, "xref": "x domain", "y0": 0.5, "y1": 0.5, "yref": "y"}], "width": 750, "xaxis": {"autorange": true, "linecolor": "black", "linewidth": 1, "range": [-6.231, 16.23], "showgrid": false, "showline": true, "tickfont": {"size": 13}, "title": {"text": "Trials from Reversal"}, "type": "linear", "zeroline": false}, "yaxis": {"linecolor": "black", "linewidth": 1, "range": [0, 1.02], "showgrid": false, "showline": true, "tickfont": {"size": 13}, "title": {"text": "p(correct)"}, "type": "linear"}}}

### Figure 2 — Plotly figure (JSON) as saved in the notebook; plotly's stock layout.template omitted (floating-point values rounded to 4 significant figures)
{"data": [{"hoverinfo": "text", "marker": {"color": ["rgb(79,120,143)", "rgb(220,167,28)", "rgb(223,168,25)", "rgb(63,115,157)", "rgb(87,123,137)", "rgb(173,151,67)", "rgb(40,107,176)", "rgb(67,116,153)", "rgb(55,112,163)", "rgb(232,171,18)", "rgb(126,136,105)", "rgb(200,160,44)", "rgb(36,106,179)", "rgb(149,143,86)", "rgb(220,167,28)", "rgb(52,111,166)", "rgb(220,167,28)", "rgb(216,166,31)", "rgb(185,155,57)", "rgb(232,171,18)", "rgb(165,149,73)", "rgb(188,156,54)", "rgb(43,108,173)", "rgb(32,104,182)", "rgb(32,104,182)", "rgb(36,106,179)", "rgb(40,107,176)", "rgb(36,106,179)", "rgb(28,103,185)", "rgb(40,107,176)", "rgb(40,107,176)", "rgb(161,147,76)", "rgb(161,147,76)", "rgb(165,149,73)", "rgb(161,147,76)"], "line": {"color": "white", "width": 0.5}, "opacity": 0.75, "size": 10}, "mode": "markers", "showlegend": false, "text": ["sub-10369<br>Age: 35<br>TTC: 1.3", "sub-10418<br>Age: 71<br>TTC: 2.3", "sub-10541<br>Age: 72<br>TTC: 2.0", "sub-10559<br>Age: 31<br>TTC: 3.0", "sub-10589<br>Age: 37<br>TTC: 2.5", "sub-10590<br>Age: 59<br>TTC: 4.0", "sub-10606<br>Age: 25<br>TTC: 13.0", "sub-10608<br>Age: 32<br>TTC: 2.8", "sub-10636<br>Age: 29<br>TTC: 3.0", "sub-10638<br>Age: 74<br>TTC: 2.5", "sub-10641<br>Age: 47<br>TTC: 1.3", "sub-10649<br>Age: 66<br>TTC: 3.5", "sub-10656<br>Age: 24<br>TTC: 1.5", "sub-10661<br>Age: 53<br>TTC: 2.2", "sub-10716<br>Age: 71<br>TTC: 5.0", "sub-10804<br>Age: 28<br>TTC: 7.2", "sub-10809<br>Age: 71<br>TTC: 3.3", "sub-10810<br>Age: 70<br>TTC: 4.2", "sub-10862<br>Age: 62<br>TTC: 3.0", "sub-10866<br>Age: 74<br>TTC: 6.0", "sub-10886<br>Age: 57<br>TTC: 6.7", "sub-10898<br>Age: 63<br>TTC: 4.0", "sub-10950<br>Age: 26<br>TTC: 3.0", "sub-10951<br>Age: 23<br>TTC: 5.3", "sub-10998<br>Age: 23<br>TTC: 7.0", "sub-11016<br>Age: 24<br>TTC: 7.5", "sub-11030<br>Age: 25<br>TTC: 1.8", "sub-11286<br>Age: 24<br>TTC: 9.7", "sub-11318<br>Age: 22<br>TTC: 5.2", "sub-11329<br>Age: 25<br>TTC: 6.0", "sub-11526<br>Age: 25<br>TTC: 1.8", "sub-11563<br>Age: 56<br>TTC: 2.3", "sub-11628<br>Age: 56<br>TTC: 4.7", "sub-11631<br>Age: 57<br>TTC: 3.0", "sub-11773<br>Age: 56<br>TTC: 2.5"], "type": "scatter", "x": [0.06575, -0.01467, 0.08606, 0.04737, -0.0974, 0.1141, 0.06267, 0.06866, -0.08925, -0.01191, -0.03101, 0.1024, 0.03453, 0.07746, -0.01358, -0.06546, 0.0131, -0.1047, 0.07863, 0.0316, 0.06194, -0.03491, 0.113, 0.09435, 0.06681, -0.07329, -0.007987, -0.1095, -0.08297, 0.04393, 0.05874, 0.1122, -0.0418, -0.03109, -0.007307], "y": [1.333, 2.333, 2, 3, 2.5, 4, 13, 2.75, 3, 2.5, 1.333, 3.5, 1.5, 2.25, 5, 7.25, 3.333, 4.25, 3, 6, 6.667, 4, 3, 5.333, 7, 7.5, 1.75, 9.667, 5.25, 6, 1.75, 2.333, 4.667, 3, 2.5]}, {"hoverinfo": "skip", "line": {"color": "#404040", "width": 1.5}, "mode": "lines", "showlegend": false, "type": "scatter", "x": [0, 0], "y": [3.69, 4.553]}, {"hoverinfo": "skip", "line": {"color": "#404040", "width": 1.5}, "mode": "lines", "showlegend": false, "type": "scatter", "x": [-0.08, 0.08], "y": [4.553, 4.553]}, {"hoverinfo": "skip", "line": {"color": "#404040", "width": 1.5}, "mode": "lines", "showlegend": false, "type": "scatter", "x": [-0.08, 0.08], "y": [3.69, 3.69]}, {"hoverinfo": "text", "line": {"color": "#404040", "width": 2}, "mode": "lines", "showlegend": false, "text": ["Sham mean: 4.1", "Sham mean: 4.1"], "type": "scatter", "x": [-0.2, 0.2], "y": [4.121, 4.121]}, {"hoverinfo": "text", "marker": {"color": ["rgb(79,120,143)", "rgb(220,167,28)", "rgb(223,168,25)", "rgb(63,115,157)", "rgb(87,123,137)", "rgb(173,151,67)", "rgb(40,107,176)", "rgb(67,116,153)", "rgb(55,112,163)", "rgb(232,171,18)", "rgb(126,136,105)", "rgb(200,160,44)", "rgb(36,106,179)", "rgb(149,143,86)", "rgb(52,111,166)", "rgb(220,167,28)", "rgb(216,166,31)", "rgb(185,155,57)", "rgb(232,171,18)", "rgb(165,149,73)", "rgb(43,108,173)", "rgb(32,104,182)", "rgb(32,104,182)", "rgb(36,106,179)", "rgb(40,107,176)", "rgb(36,106,179)", "rgb(28,103,185)", "rgb(40,107,176)", "rgb(40,107,176)", "rgb(161,147,76)", "rgb(161,147,76)", "rgb(165,149,73)", "rgb(161,147,76)"], "line": {"color": "white", "width": 0.5}, "opacity": 0.75, "size": 10}, "mode": "markers", "showlegend": false, "text": ["sub-10369<br>Age: 35<br>TTC: 8.0", "sub-10418<br>Age: 71<br>TTC: 2.5", "sub-10541<br>Age: 72<br>TTC: 4.5", "sub-10559<br>Age: 31<br>TTC: 6.0", "sub-10589<br>Age: 37<br>TTC: 7.8", "sub-10590<br>Age: 59<br>TTC: 5.8", "sub-10606<br>Age: 25<br>TTC: 1.5", "sub-10608<br>Age: 32<br>TTC: 4.8", "sub-10636<br>Age: 29<br>TTC: 1.2", "sub-10638<br>Age: 74<br>TTC: 9.0", "sub-10641<br>Age: 47<br>TTC: 4.0", "sub-10649<br>Age: 66<br>TTC: 2.2", "sub-10656<br>Age: 24<br>TTC: 2.0", "sub-10661<br>Age: 53<br>TTC: 1.2", "sub-10804<br>Age: 28<br>TTC: 2.0", "sub-10809<br>Age: 71<br>TTC: 3.3", "sub-10810<br>Age: 70<br>TTC: 3.0", "sub-10862<br>Age: 62<br>TTC: 4.7", "sub-10866<br>Age: 74<br>TTC: 3.7", "sub-10886<br>Age: 57<br>TTC: 1.8", "sub-10950<br>Age: 26<br>TTC: 6.0", "sub-10951<br>Age: 23<br>TTC: 5.0", "sub-10998<br>Age: 23<br>TTC: 7.0", "sub-11016<br>Age: 24<br>TTC: 2.0", "sub-11030<br>Age: 25<br>TTC: 4.5", "sub-11286<br>Age: 24<br>TTC: 12.0", "sub-11318<br>Age: 22<br>TTC: 6.0", "sub-11329<br>Age: 25<br>TTC: 3.5", "sub-11526<br>Age: 25<br>TTC: 4.0", "sub-11563<br>Age: 56<br>TTC: 4.3", "sub-11628<br>Age: 56<br>TTC: 4.7", "sub-11631<br>Age: 57<br>TTC: 1.0", "sub-11773<br>Age: 56<br>TTC: 3.0"], "type": "scatter", "x": [0.9255, 0.9112, 0.9942, 0.9345, 1.041, 0.9849, 1.08, 1.048, 0.955, 1.08, 1.073, 0.973, 0.9492, 1.044, 0.9135, 0.928, 0.8818, 1.069, 1.04, 1.049, 1.067, 0.9901, 1.016, 0.9136, 0.9075, 1.04, 0.9931, 1.016, 1.064, 1.032, 1.013, 1.014, 0.9529], "y": [8, 2.5, 4.5, 6, 7.75, 5.75, 1.5, 4.75, 1.25, 9, 4, 2.25, 2, 1.25, 2, 3.333, 3, 4.667, 3.667, 1.75, 6, 5, 7, 2, 4.5, 12, 6, 3.5, 4, 4.333, 4.667, 1, 3]}, {"hoverinfo": "skip", "line": {"color": "#404040", "width": 1.5}, "mode": "lines", "showlegend": false, "type": "scatter", "x": [1, 1], "y": [3.867, 4.734]}, {"hoverinfo": "skip", "line": {"color": "#404040", "width": 1.5}, "mode": "lines", "showlegend": false, "type": "scatter", "x": [0.92, 1.08], "y": [4.734, 4.734]}, {"hoverinfo": "skip", "line": {"color": "#404040", "width": 1.5}, "mode": "lines", "showlegend": false, "type": "scatter", "x": [0.92, 1.08], "y": [3.867, 3.867]}, {"hoverinfo": "text", "line": {"color": "#404040", "width": 2}, "mode": "lines", "showlegend": false, "text": ["Active mean: 4.3", "Active mean: 4.3"], "type": "scatter", "x": [0.8, 1.2], "y": [4.301, 4.301]}], "layout": {"font": {"family": "Arial", "size": 14}, "height": 400, "margin": {"b": 50, "l": 60, "r": 40, "t": 30}, "width": 450, "xaxis": {"autorange": true, "linecolor": "black", "linewidth": 1, "range": [-0.2048, 1.2], "showgrid": false, "showline": true, "tickfont": {"size": 15}, "ticktext": ["Sham", "Active"], "tickvals": [0, 1], "type": "linear", "zeroline": false}, "yaxis": {"autorange": true, "linecolor": "black", "linewidth": 1, "range": [0, 13.97], "rangemode": "tozero", "showgrid": false, "showline": true, "tickfont": {"size": 13}, "title": {"text": "Trials to Criterion"}, "type": "linear"}}}
